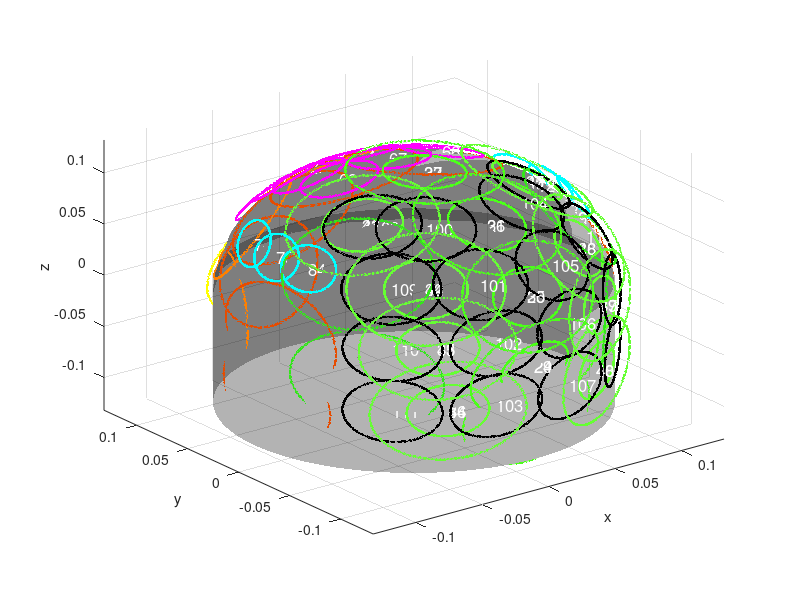

Reproduce this figure in MATLAB.
% create the UNIC 99 coil setup based on Shan's setting

close all
clear all
echo off

% This code generates the B0 maps for a multi-coil array assuming that:
% - each coil is a circular single-loop coil
% - each ring is rotated by ang/2 along z
% - the distance between adjacent coils is the same in each direction
tic
rr = 0.24/2; % radius of each ring (m)
FOV = 0.21; % FOV of the B0 maps to shim (m)
nx0 = 70;
ny0 = nx0;
res = FOV/nx0; % resolution of the B0 maps to shim (m)
nz0 = 40; % number of slices to shim
th = 0.003;
height = 2*rr;
I = 1; % reference current in each coil (A)

range = max(2*rr,FOV);

[x,y,z] = meshgrid(-(range-res)/2:res:(range-res)/2,...
    -(range-res)/2:res:(range-res)/2,-(height-th)/2:th:(height-th)/2);

N9 = 16;
N10 = 0;
N11 = 16;
N12 = 15;
N13 = 4;
N=99 + N9 + N10+ N11 + N12 + N13;
Bz = zeros([size(x,1) size(x,2) size(x,3) N]);
coils = zeros([size(x,1) size(x,2) size(x,3)]);
cordf = zeros(N,3,360);

rr1 = 0.20/2;

% radius of each coil (m)
rc = 0.0475; % bigger one
r_small = 0.025; % smaller one inside the big one 
%% Ellipse, eye loop

uv = [0 1 0];

N1 = 2;

a = 0.06;
b = 0.04;

x1 = a*cos((0:359)*pi/180);
x2 = a*cos((1:360)*pi/180);

y1 = rr*ones(1,size(x1,2))*0.9;
y2 = y1;

z1 = b*sin((0:359)*pi/180);
z2 = b*sin((1:360)*pi/180);

coordi1 = [x1; y1; z1];
coordi2 = [x2; y2; z2];


for jr = 1:N1
    
    c = [0 0 1]'.*rr*0;
    zoffset0 = repmat(c,1,size(coordi1,2));
    
    if jr==1
        angle00z = -22/180*pi;
    else
        angle00z = 22/180*pi;
    end
    
    
    rot3 = [cos(angle00z) -sin(angle00z) 0; sin(angle00z) cos(angle00z) 0; 0 0 1];
    coordi1_2 = rot3*coordi1-zoffset0.*1; coordi2_2 = rot3*coordi2-zoffset0.*1;
    
    
    
    x1f = reshape(coordi1_2(1,:),[1 size(coordi1_2,2)]);
    y1f = reshape(coordi1_2(2,:),[1 size(coordi1_2,2)]);
    z1f = reshape(coordi1_2(3,:),[1 size(coordi1_2,2)]);
    
    x2f = reshape(coordi2_2(1,:),[1 size(coordi1_2,2)]);
    y2f = reshape(coordi2_2(2,:),[1 size(coordi1_2,2)]);
    z2f = reshape(coordi2_2(3,:),[1 size(coordi1_2,2)]);
    
    dlx = x2f-x1f;
    dly = y2f-y1f;
    dlz = z2f-z1f;
    %
%     for k = 1:360
%         rx = x - (x1f(k)+x2f(k))/2;
%         ry = y - (y1f(k)+y2f(k))/2;
%         rz = z - (z1f(k)+z2f(k))/2;
%         r3 = sqrt(rx.^2 + ry.^2 + rz.^2).^3;
%         Bz(:,:,:,jr) = Bz(:,:,:,jr) + ...
%             1e-7*I*(dlx(k)*ry - dly(k)*rx) ./ r3;
%     end
    
    %   figure(100), plot3(x1f,y1f,z1f,'.'), axis([-0.3 0.3 -0.3 0.3 -0.3 0.3]), hold on
    %   plot3(x1,y1,z1,'r.')
    %   set(gcf,'Color',[1 1 1])
    
    cordf(jr,1,:) = x1f;
    cordf(jr,2,:) = y1f;
    cordf(jr,3,:) = z1f;
    
    cordf1(jr,1,:) = x2f;
    cordf1(jr,2,:) = y2f;
    cordf1(jr,3,:) = z2f;
    
end

%% 1 raws
% add smaller one(radius=0.025m) inside the big loop, N2 5 -> 10
N2  = 10;

rr01 = (rr+rr1)/2;
angle1y0  = repmat([0 linspace(40,180-40,N2/2-2) 0]*pi/180, [1,2]);
anglezz = 55;
angle1z0 = repmat([1.15 0.98 0.9 0.98 -1.15].*anglezz*pi/180, [1,2]);
anglexx = -5;
angle1x0 = repmat([0 1 2 1 0].*anglexx*pi/180, [1,2]);

x1 = rc*cos((0:359)*pi/180);
x2 = r_small*cos((0:359)*pi/180);

z1 = rc*sin((0:359)*pi/180);
z2 = r_small*sin((0:359)*pi/180);

for jr = N1+1:N1+N2
    
    y1 = rr01*ones(1,size(x1,2));
    y2 = y1;
    
    index = jr - N1;
    if index <=5
        coordi1 = [x1; y1; z1];
    else 
        coordi1 = [x2; y2; z2];
    end
    angle1z = angle1z0(index);
    angle1y = angle1y0(index);
    angle1x = angle1x0(index);
        
    c = [0 0 1]'.*0.005;
    zoffset0 = repmat(c,1,size(coordi1,2));
    
    if index == 5 || index == 1 || index == 6 || index == 10
        rot3 = [cos(angle1z) -sin(angle1z) 0; sin(angle1z) cos(angle1z) 0; 0 0 1];
        coordi1_2 = rot3*(coordi1-zoffset0);
    else
        
        rot3 = [cos(angle1z) -sin(angle1z) 0; sin(angle1z) cos(angle1z) 0; 0 0 1];
        rot2 = [cos(angle1y) 0 sin(angle1y); 0 1 0;  -sin(angle1y) 0 cos(angle1y)];
        rot1 = [1 0 0;0 cos(angle1x) -sin(angle1x); 0 sin(angle1x) cos(angle1x)];
        coordi1_2 = rot1*rot2*rot3*coordi1;
    end
    coordi1_1 =  coordi1_2;
   
    
    x1f = reshape(coordi1_2(1,:),[1 size(coordi1_1,2)]);
    y1f = reshape(coordi1_2(2,:),[1 size(coordi1_1,2)]);
    z1f = reshape(coordi1_2(3,:),[1 size(coordi1_1,2)]);
    
    cordf(jr,1,:) = x1f;
    cordf(jr,2,:) = y1f;
    cordf(jr,3,:) = z1f;
end

%% 3 rows
% Mona: add two smaller loops
N3  = 10;

rr02 = rr1+(rr-rr1)*0.1;
angle2y0  = [0 linspace(0,180,N3-2) 0].*pi/180;
anglezz = 90;
angle2z0 = [1.05 1.07 0.97 1 1 0.97 -1.07 -1.05].*anglezz*pi/180;
anglexx = -5;
angle2x0 = [0 0.5 2 4 4 2 0.5 0].*anglexx*pi/180;

y1 = rr01*ones(1,size(x1,2));
y2 = y1;
for jr = N1+N2+1:N1+N2+N3
    
    index = jr - (N1+N2);
    if index <= 8
        coordi1 = [x1; y1; z1];
    elseif index == 9
        index = 1;
        coordi1 = [x2; y2; z2];
    elseif index == 10
        index = 8;
        coordi1 = [x2; y2; z2];
    end
    angle2z = angle2z0(index);
    angle2y = angle2y0(index);
    angle2x = angle2x0(index);
    
    rot3 = [cos(angle2z) -sin(angle2z) 0; sin(angle2z) cos(angle2z) 0; 0 0 1];
    rot2 = [cos(angle2y) 0 sin(angle2y); 0 1 0;  -sin(angle2y) 0 cos(angle2y)];
    rot1 = [1 0 0;0 cos(angle2x) -sin(angle2x); 0 sin(angle2x) cos(angle2x)];
    
    c = [0 0 1]'.*0.06;
    zoffset0 = repmat(c,1,size(coordi1,2));
    
    
    if index==1 || index==8
        coordi1_2 = rot3*coordi1-zoffset0;
    elseif index==2 | index==7
        coordi1_2 = rot3*coordi1-zoffset0.*0;      
    else
        coordi1_2 = rot1*rot2*rot3*coordi1;
    end
    coordi1_1 =  coordi1_2;

    x1f = reshape(coordi1_2(1,:),[1 size(coordi1_1,2)]);
    y1f = reshape(coordi1_2(2,:),[1 size(coordi1_1,2)]);
    z1f = reshape(coordi1_2(3,:),[1 size(coordi1_1,2)]);
   
    
    cordf(jr,1,:) = x1f;
    cordf(jr,2,:) = y1f;
    cordf(jr,3,:) = z1f;
    
end

%% 3 raw (Back 180)
% Mona add smaller one(radius=0.025m) inside the big loop, N4 5 -> 10
N4  = 10;

rr03 = rr;
angle3y0  = repmat([0 0 0 0 0].*pi/180, [1,2]);
anglezz = 180;
angle3z0 = repmat([1 1 1 1 1].*anglezz*pi/180, [1,2]);
angle3x0 = repmat([0 linspace(-10,85,N4/2-1)].*pi/180, [1,2]);
x1 = rc*cos((0:359)*pi/180);
z1 = rc*sin((0:359)*pi/180);

x2 = r_small*cos((0:359)*pi/180);
z2 = r_small*sin((0:359)*pi/180);

y1 = rr03*ones(1,size(x1,2));
y2 = y1;
for jr = N1+N2+N3+1:N1+N2+N3+N4
 
    index = jr - (N1 + N2 +N3);
    if index <= 5
        coordi1 = [x1; y1; z1];
    else
        coordi1 = [x2; y2; z2];
    end
    
    angle3z = angle3z0(index);
    angle3x = angle3x0(index);
    angle3y = angle3y0(index);
    
    rot3 = [cos(angle3z) -sin(angle3z) 0; sin(angle3z) cos(angle3z) 0; 0 0 1];
    rot1 = [1 0 0; 0 cos(angle3x) -sin(angle3x); 0 sin(angle3x) cos(angle3x)];

    cz = [0 0 1]'.*0.07;
    cy = [0 1 0]'.*0.01;
    
    zoffset0 = repmat(cz,1,size(coordi1,2));
    yoffset0 = repmat(cy,1,size(coordi1,2));
    
    
    if index == 1 || index == 6
        coordi1_1 = rot3*coordi1-zoffset0.*1+yoffset0;
    else
        coordi1_1 = rot1*coordi1; 
        coordi1_1 = rot3*coordi1_1;     
    end
    
    x1f = reshape(coordi1_1(1,:),[1 size(coordi1_1,2)]);
    y1f = reshape(coordi1_1(2,:),[1 size(coordi1_1,2)]);
    z1f = reshape(coordi1_1(3,:),[1 size(coordi1_1,2)]);
    
    cordf(jr,1,:) = x1f;
    cordf(jr,2,:) = y1f;
    cordf(jr,3,:) = z1f;
    clear rot1 rot2 rot3   
end

%% 4 raw
% Mona: add smaller one(radius=0.025m) inside the big loop, N5 8 -> 16
N5 = 16;

rr04 = rr1+(rr-rr1)*1;
anglezz = 145;
angle4z0 = repmat([0.8 1.01 1.03 1.05 -0.8 -1.01 -1.03 -1.05].*anglezz*pi/180, [1,2]);
angle4x0 = repmat([55 30 5 0 55 30 5 0].*pi/180, [1,2]);

anglexx = 0;
angle4x01 = repmat([anglexx anglexx anglexx anglexx anglexx anglexx anglexx anglexx].*pi/180, [1,2]);

y1 = rr04*ones(1,size(x1,2));
y2 = y1;

for jr = N1+N2+N3+N4+1:N1+N2+N3+N4+N5
    
    index = jr - (N1+N2+N3+N4);
    if index <= 8
        coordi1 = [x1; y1; z1];
    else 
        coordi1 = [x2; y2; z2];
    end
    
    angle4z = angle4z0(index);
    angle4x = angle4x0(index);
    angle4x_1 = angle4x01(index);
    
    rot3 = [cos(angle4z) -sin(angle4z) 0; sin(angle4z) cos(angle4z) 0; 0 0 1];
    rot1 = [1 0 0;0 cos(angle4x) -sin(angle4x); 0 sin(angle4x) cos(angle4x)];
    rot1_1 = [1 0 0;0 cos(angle4x_1) -sin(angle4x_1); 0 sin(angle4x_1) cos(angle4x_1)];
    
    cz = [0 0 1]'.*0.05;
    cy = [0 1 0]'.*0.01;
    zoffset0 = repmat(cz,1,size(coordi1,2));
    yoffset0 = repmat(cy,1,size(coordi1,2));
        
    if index == 4 || index == 8 || index == 12 || index == 16 
        coordi1_1 = rot1*coordi1;
        coordi1_2 = rot1_1*rot3*coordi1_1-zoffset0;
    else
        coordi1_1 = rot1*coordi1;
        coordi1_2 = rot1_1*rot3*coordi1_1;
    end
   
    x1f = reshape(coordi1_2(1,:),[1 size(coordi1_1,2)]);
    y1f = reshape(coordi1_2(2,:),[1 size(coordi1_1,2)]);
    z1f = reshape(coordi1_2(3,:),[1 size(coordi1_1,2)]);

    cordf(jr,1,:) = x1f;
    cordf(jr,2,:) = y1f;
    cordf(jr,3,:) = z1f;

end

%% 5 raw
% Mona add smaller one(radius=0.025m) inside the big loop, N6 4 -> 8
N6 = 8;

rr05 = rr1+(rr-rr1)*0.7;
anglezz = 135;
angle5z0 = repmat([0.95 0.9 -0.95 -0.9].*anglezz*pi/180, [1,2]);
anglexx = 5;
angle5x0 = repmat([-2 35 -2 35].*pi/180, [1,2]);

y1 = rr05*ones(1,size(x1,2));
y2 = y1;

for jr = N1+N2+N3+N4+N5+1:N1+N2+N3+N4+N5+N6
    index = jr - (N1+N2+N3+N4+N5);
    if index <= 4
        coordi1 = [x1; y1; z1];
    else 
        coordi1 = [x2; y2; z2];
    end
    
    angle5z = angle5z0(index);
    angle5x = angle5x0(index);
    
    rot3 = [cos(angle5z) -sin(angle5z) 0; sin(angle5z) cos(angle5z) 0; 0 0 1];
    rot1 = [1 0 0;0 cos(angle5x) -sin(angle5x); 0 sin(angle5x) cos(angle5x)];
       
    cz = [0 0 1]'.*0.02;
    cy = [0 1 0]'.*0.01;
    
    zoffset0 = repmat(cz,1,size(coordi1,2));
    yoffset0 = repmat(cy,1,size(coordi1,2));
    
    if index==1 || index==3 || index==5 || index==7
        coordi1_1 = rot1*coordi1;
        coordi1_2 = rot3*coordi1_1-zoffset0;
    else
        coordi1_1 = rot1*coordi1;
        coordi1_2 = rot3*coordi1_1;
    end
    
    x1f = reshape(coordi1_2(1,:),[1 size(coordi1_1,2)]);
    y1f = reshape(coordi1_2(2,:),[1 size(coordi1_1,2)]);
    z1f = reshape(coordi1_2(3,:),[1 size(coordi1_1,2)]);

    
    cordf(jr,1,:) = x1f;
    cordf(jr,2,:) = y1f;
    cordf(jr,3,:) = z1f;
    
end

%% Modification of forehead
%  Mona: change from 2*4 to 3*4+1

N7 = 13;

% radius of each coil (m)
rc0 = 0.025;


x1 = rc0*cos((0:359)*pi/180);
x2 = rc0*cos((1:360)*pi/180);

y1 = rr*ones(1,size(x1,2));
y2 = y1;

z1 = rc0*sin((0:359)*pi/180);
z2 = rc0*sin((1:360)*pi/180);

coordi1 = [x1; y1; z1];
coordi2 = [x2; y2; z2];

for jr = N1+N2+N3+N4+N5+N6+1:N1+N2+N3+N4+N5+N6+N7
    
    rc  = rc0;
    
    angle01 = atan(rc/rr)*2*0.8;
    angle02 = atan(rc/rr)*4;
    
    % for each ring, generate the B0 map for the first coil
    
    zz = 0.04;
    c = [0 0 1]'.*zz;
    zoffset1 = repmat(c,1,size(coordi1,2));
    
    if jr == N1+N2+N3+N4+N5+N6+1
        angle1 = - angle01;
        angle2 =  angle02*4/6;
        rot1 = [cos(angle1) -sin(angle1) 0; sin(angle1) cos(angle1) 0; 0 0 1];
        rot2 = [1 0 0; 0 cos(angle2) -sin(angle2); 0 sin(angle2) cos(angle2)];
        
        coordi1_1 = rot1*coordi1;
        coordi1_2 = rot2*coordi1_1-zoffset1.*0;
        
    elseif jr == N1+N2+N3+N4+N5+N6+2
        angle1 = 0;
        angle2 =  angle02*4/6;
        rot1 = [cos(angle1) -sin(angle1) 0; sin(angle1) cos(angle1) 0; 0 0 1];
        rot2 = [1 0 0; 0 cos(angle2) -sin(angle2); 0 sin(angle2) cos(angle2)];
        
        coordi1_1 = rot1*coordi1;
        coordi1_2 = rot2*coordi1_1-zoffset1.*0;
        
    elseif jr == N1+N2+N3+N4+N5+N6+3
        angle1 = angle01;
        angle2 =  angle02*4/6;
        rot1 = [cos(angle1) -sin(angle1) 0; sin(angle1) cos(angle1) 0; 0 0 1];
        rot2 = [1 0 0; 0 cos(angle2) -sin(angle2); 0 sin(angle2) cos(angle2)];
        
        coordi1_1 = rot1*coordi1;
        coordi1_2 = rot2*coordi1_1-zoffset1.*0;
        
    elseif jr == N1+N2+N3+N4+N5+N6+4
        angle1 = - angle01;
        angle2 =  angle02*6/6;
        rot1 = [cos(angle1) -sin(angle1) 0; sin(angle1) cos(angle1) 0; 0 0 1];
        rot2 = [1 0 0; 0 cos(angle2) -sin(angle2); 0 sin(angle2) cos(angle2)];
        
        coordi1_1 = rot1*coordi1;
        coordi1_2 = rot2*coordi1_1-zoffset1.*0;
        
    elseif jr == N1+N2+N3+N4+N5+N6+5
        angle1 = 0;
        angle2 =  angle02*6/6;
        rot1 = [cos(angle1) -sin(angle1) 0; sin(angle1) cos(angle1) 0; 0 0 1];
        rot2 = [1 0 0; 0 cos(angle2) -sin(angle2); 0 sin(angle2) cos(angle2)];
        
        coordi1_1 = rot1*coordi1;
        coordi1_2 = rot2*coordi1_1-zoffset1.*0;
        
    elseif jr == N1+N2+N3+N4+N5+N6+6
        angle1 = angle01;
        angle2 =  angle02*6/6;
        rot1 = [cos(angle1) -sin(angle1) 0; sin(angle1) cos(angle1) 0; 0 0 1];
        rot2 = [1 0 0; 0 cos(angle2) -sin(angle2); 0 sin(angle2) cos(angle2)];
        
        coordi1_1 = rot1*coordi1;
        coordi1_2 = rot2*coordi1_1-zoffset1.*0;
   
    elseif jr == N1+N2+N3+N4+N5+N6+7
        angle1 = - angle01;
        angle2 =  angle02*8/6;
        rot1 = [cos(angle1) -sin(angle1) 0; sin(angle1) cos(angle1) 0; 0 0 1];
        rot2 = [1 0 0; 0 cos(angle2) -sin(angle2); 0 sin(angle2) cos(angle2)];
        
        coordi1_1 = rot1*coordi1;
        coordi1_2 = rot2*coordi1_1-zoffset1.*0;
        
    elseif jr == N1+N2+N3+N4+N5+N6+8
        angle1 = 0;
        angle2 =  angle02*8/6;
        rot1 = [cos(angle1) -sin(angle1) 0; sin(angle1) cos(angle1) 0; 0 0 1];
        rot2 = [1 0 0; 0 cos(angle2) -sin(angle2); 0 sin(angle2) cos(angle2)];
        
        coordi1_1 = rot1*coordi1;
        coordi1_2 = rot2*coordi1_1-zoffset1.*0;
        
    elseif jr == N1+N2+N3+N4+N5+N6+9
        angle1 = angle01;
        angle2 =  angle02*8/6;
        rot1 = [cos(angle1) -sin(angle1) 0; sin(angle1) cos(angle1) 0; 0 0 1];
        rot2 = [1 0 0; 0 cos(angle2) -sin(angle2); 0 sin(angle2) cos(angle2)];
        
        coordi1_1 = rot1*coordi1;
        coordi1_2 = rot2*coordi1_1-zoffset1.*0;
        
        
    elseif jr == N1+N2+N3+N4+N5+N6+10
        angle1 = - angle01;
        angle2 =  angle02*10/6;
        rot1 = [cos(angle1) -sin(angle1) 0; sin(angle1) cos(angle1) 0; 0 0 1];
        rot2 = [1 0 0; 0 cos(angle2) -sin(angle2); 0 sin(angle2) cos(angle2)];
        
        coordi1_1 = rot1*coordi1;
        coordi1_2 = rot2*coordi1_1-zoffset1.*0;
        
    elseif jr == N1+N2+N3+N4+N5+N6+11
        angle1 = 0;
        angle2 =  angle02*10/6;
        rot1 = [cos(angle1) -sin(angle1) 0; sin(angle1) cos(angle1) 0; 0 0 1];
        rot2 = [1 0 0; 0 cos(angle2) -sin(angle2); 0 sin(angle2) cos(angle2)];
        
        coordi1_1 = rot1*coordi1;
        coordi1_2 = rot2*coordi1_1-zoffset1.*0;
        
    elseif jr == N1+N2+N3+N4+N5+N6+12
        angle1 = angle01;
        angle2 =  angle02*10/6;
        rot1 = [cos(angle1) -sin(angle1) 0; sin(angle1) cos(angle1) 0; 0 0 1];
        rot2 = [1 0 0; 0 cos(angle2) -sin(angle2); 0 sin(angle2) cos(angle2)];
        
        coordi1_1 = rot1*coordi1;
        coordi1_2 = rot2*coordi1_1-zoffset1.*0;
        
    elseif jr == N1+N2+N3+N4+N5+N6+13
        angle1 = 0;
        angle2 =  angle02*3/6;
        rot1 = [cos(angle1) -sin(angle1) 0; sin(angle1) cos(angle1) 0; 0 0 1];
        rot2 = [1 0 0; 0 cos(angle2) -sin(angle2); 0 sin(angle2) cos(angle2)];
        
        coordi1_1 = rot1*coordi1;
        coordi1_2 = rot2*coordi1_1-zoffset1.*0;
    end   
        
    
    
    
    x1f = reshape(coordi1_2(1,:),[1 size(coordi1_1,2)]);
    y1f = reshape(coordi1_2(2,:),[1 size(coordi1_1,2)]);
    z1f = reshape(coordi1_2(3,:),[1 size(coordi1_1,2)]);
    
    cordf(jr,1,:) = x1f;
    cordf(jr,2,:) = y1f;
    cordf(jr,3,:) = z1f;
    
end


%% Modification Side 4cm
% Mona: change from one size 2*4 to 3*5
% original N7 = 16, now N7 = 30

N8 = 30;

rcc = 0.02;
x1 = rcc*cos((0:359)*pi/180);
x2 = rcc*cos((1:360)*pi/180);

rrs = 0.11;

y1 = rrs*ones(1,size(x1,2));
y2 = y1;

z1 = rcc*sin((0:359)*pi/180);
z2 = rcc*sin((1:360)*pi/180);

coordi1 = [x1; y1; z1];
coordi2 = [x2; y2; z2];

for jr = N1+N2+N3+N4+N5+N6+N7+1:N1+N2+N3+N4+N5+N6+N7+N8
    
    angle0001 = 75;
    angle0002 = 90;
    angle0003 = 105;
    
    angle01 = [angle0001 angle0001 angle0001 angle0001 angle0001...
        angle0002 angle0002 angle0002 angle0002 angle0002...
        angle0003 angle0003 angle0003 angle0003 angle0003...
        -angle0001 -angle0001 -angle0001 -angle0001 -angle0001...
        -angle0002 -angle0002 -angle0002 -angle0002 -angle0002...
        -angle0003 -angle0003 -angle0003 -angle0003 -angle0003]*pi/180;
    angle02 = 20/180*pi;
    
    z_factor1 = 0.9;
    z_factor2 = 0.3;
    z_factor3 = 0.7;
    
    c = [0 0 1]'.*0.05;
    zoffset0 = repmat(c,1,size(coordi1,2));
    z_factor = [-1 -0.4 0.2 0 0.6];
    nnn = N1+N2+N3+N4+N5+N6+N7;
    index = jr - nnn;
    rot2 = [1 0 0 ; 0 cos(angle02) -sin(angle02); 0 sin(angle02) cos(angle02)];
    
  
    if mod(index,5) == 0
        angle1 = angle01(index);
        rot1 = [cos(angle1) -sin(angle1) 0; sin(angle1) cos(angle1) 0; 0 0 1];
        coordi1_1 = rot1*rot2*coordi1;
        coordi1_2 = coordi1_1+zoffset0.*z_factor(5);
        
    elseif mod(index,5) == 1
        angle1 = angle01(index);
        rot1 = [cos(angle1) -sin(angle1) 0; sin(angle1) cos(angle1) 0; 0 0 1];
        coordi1_1 = rot1*coordi1; 
        coordi1_2 = coordi1_1+zoffset0.*z_factor(1);
        
    elseif mod(index,5) == 2
        angle1 = angle01(index);
        rot1 = [cos(angle1) -sin(angle1) 0; sin(angle1) cos(angle1) 0; 0 0 1];
        coordi1_1 = rot1*coordi1;
        coordi1_2 = coordi1_1+zoffset0.*z_factor(2);
        
    elseif mod(index,5) == 3
        angle1 = angle01(index);
        rot1 = [cos(angle1) -sin(angle1) 0; sin(angle1) cos(angle1) 0; 0 0 1];
        coordi1_1 = rot1*coordi1;
        coordi1_2 = coordi1_1+zoffset0.*z_factor(3);
        
    elseif mod(index,5) == 4
        angle1 = angle01(index);
        rot1 = [cos(angle1) -sin(angle1) 0; sin(angle1) cos(angle1) 0; 0 0 1];
        coordi1_1 = rot1*rot2*coordi1;
        coordi1_2 = coordi1_1+zoffset0.*z_factor(4);
    end
    
    
    
    x1f = reshape(coordi1_2(1,:),[1 size(coordi1_1,2)]);
    y1f = reshape(coordi1_2(2,:),[1 size(coordi1_1,2)]);
    z1f = reshape(coordi1_2(3,:),[1 size(coordi1_1,2)]);
    
    cordf(jr,1,:) = x1f;
    cordf(jr,2,:) = y1f;
    cordf(jr,3,:) = z1f;

end

%% N9
% Mona: add evenly distributed 6cm loops between two 4.5cm loops in back
% head
N9 = 16;
r6 = 0.03;
x1 = r6*cos((0:359)*pi/180);
z1 = r6*sin((0:359)*pi/180);
rr04 = rr1+(rr-rr1)*1;
anglezz = 165;
anglezzz = 135;
angle4z0 = [[0.9 1 1.01 1.01 -0.9 -1 -1.01 -1.01].*anglezz*pi/180, [0.9 1 1.01 1.01 -0.9 -1 -1.01 -1.01].*anglezzz*pi/180];
angle4x0 = repmat([55 30 5 0 55 30 5 0].*pi/180, [1,2]);

anglexx = 0;
angle4x01 = repmat([anglexx anglexx anglexx anglexx anglexx anglexx anglexx anglexx].*pi/180, [1,2]);

y1 = rr03*ones(1,size(x1,2));
y2 = y1;

for jr = N1+N2+N3+N4+N5+N6+N7+N8+1:N1+N2+N3+N4+N5+N6+N7+N8+N9
    index = jr - (N1+N2+N3+N4+N5+N6+N7+N8);
    coordi1 = [x1; y1; z1];
    
    angle4z = angle4z0(index);
    angle4x = angle4x0(index);
    angle4x_1 = angle4x01(index);
    
    rot3 = [cos(angle4z) -sin(angle4z) 0; sin(angle4z) cos(angle4z) 0; 0 0 1];
    rot1 = [1 0 0;0 cos(angle4x) -sin(angle4x); 0 sin(angle4x) cos(angle4x)];
    rot1_1 = [1 0 0;0 cos(angle4x_1) -sin(angle4x_1); 0 sin(angle4x_1) cos(angle4x_1)];
    
    cz = [0 0 1]'.*0.05;
    cy = [0 1 0]'.*0.01;
    zoffset0 = repmat(cz,1,size(coordi1,2));
    yoffset0 = repmat(cy,1,size(coordi1,2));
        
    if index == 4 || index == 8 || index == 12 || index == 16
        coordi1_1 = rot1*coordi1;
        coordi1_2 = rot1_1*rot3*coordi1_1-zoffset0;
    else
        coordi1_1 = rot1*coordi1;
        coordi1_2 = rot1_1*rot3*coordi1_1;
    end
    
    x1f = reshape(coordi1_2(1,:),[1 size(coordi1_1,2)]);
    y1f = reshape(coordi1_2(2,:),[1 size(coordi1_1,2)]);
    z1f = reshape(coordi1_2(3,:),[1 size(coordi1_1,2)]);

    
    cordf(jr,1,:) = x1f;
    cordf(jr,2,:) = y1f;
    cordf(jr,3,:) = z1f;
    
end

%% N10 
% Mona: add evenly distributed 6cm loops to forehead and size(corespondong
% to N2)
% N10 = 7;
% rr01 = (rr+rr1)/2;
% angle1y0  = [0 linspace(30,180-30,7-2) 0]*pi/180;
% anglezz = 65;
% angle1z0 = [1.15 1.12 0.98 0.9 0.98 1.12 -1.15].*anglezz*pi/180;
% anglexx = -5;
% angle1x0 = [0 1 2 3 2 1 0].*anglexx*pi/180;
% 
% x1 = r6*cos((0:359)*pi/180);
% z1 = r6*sin((0:359)*pi/180);
% 
% for jr = N1+N2+N3+N4+N5+N6+N7+N8+N9+1:N1+N2+N3+N4+N5+N6+N7+N8+N9+N10
%     
%     y1 = rr01*ones(1,size(x1,2));
%     y2 = y1;
%     
%     index = jr - (N1+N2+N3+N4+N5+N6+N7+N8+N9);
% 
%     coordi1 = [x1; y1; z1];
% 
%     angle1z = angle1z0(index);
%     angle1y = angle1y0(index);
%     angle1x = angle1x0(index);
%         
%     c = [0 0 1]'.*0.005;
%     zoffset0 = repmat(c,1,size(coordi1,2));
%     
%     if index == 7 || index == 1
%         rot3 = [cos(angle1z) -sin(angle1z) 0; sin(angle1z) cos(angle1z) 0; 0 0 1];
%         coordi1_2 = rot3*(coordi1-zoffset0);
%     else
%         
%         rot3 = [cos(angle1z) -sin(angle1z) 0; sin(angle1z) cos(angle1z) 0; 0 0 1];
%         rot2 = [cos(angle1y) 0 sin(angle1y); 0 1 0;  -sin(angle1y) 0 cos(angle1y)];
%         rot1 = [1 0 0;0 cos(angle1x) -sin(angle1x); 0 sin(angle1x) cos(angle1x)];
%         coordi1_2 = rot1*rot2*rot3*coordi1;
%     end
%     coordi1_1 =  coordi1_2;
%    
%     
%     x1f = reshape(coordi1_2(1,:),[1 size(coordi1_1,2)]);
%     y1f = reshape(coordi1_2(2,:),[1 size(coordi1_1,2)]);
%     z1f = reshape(coordi1_2(3,:),[1 size(coordi1_1,2)]);
%     
%     cordf(jr,1,:) = x1f;
%     cordf(jr,2,:) = y1f;
%     cordf(jr,3,:) = z1f;
% end

%% N11 
% Mona 6cm loops near the ear
N11 = 16;
x1 = r6*cos((0:359)*pi/180);

rrs = 0.11;

y1 = rrs*ones(1,size(x1,2));
z1 = r6*sin((0:359)*pi/180);

coordi1 = [x1; y1; z1];

for jr = N1+N2+N3+N4+N5+N6+N7+N8+N9+N10+1:N1+N2+N3+N4+N5+N6+N7+N8+N9+N10+N11
    
    angle0001 = 66;
    angle0002 = 90;
    angle0003 = 110;
    
    angle01 = [angle0001 angle0001 angle0001 angle0001 ...
        angle0003 angle0003 angle0003 angle0003...
        -angle0001 -angle0001 -angle0001 -angle0001...
        -angle0003 -angle0003 -angle0003 -angle0003]*pi/180;
    angle02 = 20/180*pi;
    
    z_factor1 = 0.9;
    z_factor2 = 0.3;
    z_factor3 = 0.7;
    
    c = [0 0 1]'.*0.05;
    zoffset0 = repmat(c,1,size(coordi1,2));
    z_factor = [-1.5 -0.8 0 0];

    index = jr - (N1+N2+N3+N4+N5+N6+N7+N8+N9+N10);
    rot2 = [1 0 0 ; 0 cos(angle02) -sin(angle02); 0 sin(angle02) cos(angle02)];
    
  
    if mod(index,4) == 0
        angle1 = angle01(index);
        rot1 = [cos(angle1) -sin(angle1) 0; sin(angle1) cos(angle1) 0; 0 0 1];
        coordi1_1 = rot1*rot2*coordi1;
        coordi1_2 = coordi1_1+zoffset0.*z_factor(4);
        
    elseif mod(index,4) == 1
        angle1 = angle01(index);
        rot1 = [cos(angle1) -sin(angle1) 0; sin(angle1) cos(angle1) 0; 0 0 1];
        coordi1_1 = rot1*coordi1; 
        coordi1_2 = coordi1_1+zoffset0.*z_factor(1);
        
    elseif mod(index,4) == 2
        angle1 = angle01(index);
        rot1 = [cos(angle1) -sin(angle1) 0; sin(angle1) cos(angle1) 0; 0 0 1];
        coordi1_1 = rot1*coordi1;
        coordi1_2 = coordi1_1+zoffset0.*z_factor(2);
        
    elseif mod(index,4) == 3
        angle1 = angle01(index);
        rot1 = [cos(angle1) -sin(angle1) 0; sin(angle1) cos(angle1) 0; 0 0 1];
        coordi1_1 = rot1*coordi1;
        coordi1_2 = coordi1_1+zoffset0.*z_factor(3);
    end
    
    
    
    x1f = reshape(coordi1_2(1,:),[1 size(coordi1_1,2)]);
    y1f = reshape(coordi1_2(2,:),[1 size(coordi1_1,2)]);
    z1f = reshape(coordi1_2(3,:),[1 size(coordi1_1,2)]);
    
    cordf(jr,1,:) = x1f;
    cordf(jr,2,:) = y1f;
    cordf(jr,3,:) = z1f;

end

%% N12 
% Mona: add evenly distributed 6cm loops to forehead and size(corespondong
% to N2)
N12 = 15;
rr01 = (rr+rr1)/2;
angle1y0  = repmat([40 linspace(60,180-60,5-2) -40]*pi/180, [1 3]);
anglezz1 = 50;
anglezz2 = 80;
anglezz3 = 100;
angle1z0 = [[1.1 0.95 0.9 0.95 -1.1].*anglezz1*pi/180, [1.1 0.95 0.9 0.95 -1.1].*anglezz2*pi/180, [1.1 0.95 0.9 0.95 -1.1].*anglezz3*pi/180];
anglexx = -5;
angle1x0 = repmat([1 2 3 2 1].*anglexx*pi/180, [1 3]);

x1 = r6*cos((0:359)*pi/180);
z1 = r6*sin((0:359)*pi/180);

for jr = N1+N2+N3+N4+N5+N6+N7+N8+N9+N10+N11+1:N1+N2+N3+N4+N5+N6+N7+N8+N9+N10+N11+N12
    
    y1 = rr01*ones(1,size(x1,2));
    y2 = y1;
    
    index = jr - (N1+N2+N3+N4+N5+N6+N7+N8+N9+N10+N11);

    coordi1 = [x1; y1; z1];

    angle1z = angle1z0(index);
    angle1y = angle1y0(index);
    angle1x = angle1x0(index);
        
    c = [0 0 1]'.*0.005;
    zoffset0 = repmat(c,1,size(coordi1,2));
    

    rot3 = [cos(angle1z) -sin(angle1z) 0; sin(angle1z) cos(angle1z) 0; 0 0 1];
    rot2 = [cos(angle1y) 0 sin(angle1y); 0 1 0;  -sin(angle1y) 0 cos(angle1y)];
    rot1 = [1 0 0;0 cos(angle1x) -sin(angle1x); 0 sin(angle1x) cos(angle1x)];
    coordi1_2 = rot1*rot2*rot3*coordi1;

    coordi1_1 =  coordi1_2;
   
    
    x1f = reshape(coordi1_2(1,:),[1 size(coordi1_1,2)]);
    y1f = reshape(coordi1_2(2,:),[1 size(coordi1_1,2)]);
    z1f = reshape(coordi1_2(3,:),[1 size(coordi1_1,2)]);
    
    cordf(jr,1,:) = x1f;
    cordf(jr,2,:) = y1f;
    cordf(jr,3,:) = z1f;
end

%% N13 
% Mona: add 6cm loops on the top of head
% to N2)
N13 = 4;
rr01 = (rr+rr1)/2;
angle1y0  = [[linspace(60,180-60,5-2)]*pi/180, pi/2];
anglezz1 = 110;
angle1z0 = [[0.95 0.9 0.95].*anglezz1*pi/180, 0.9*120*pi/180];
anglexx = -5;
angle1x0 = [0 0 0 0].*anglexx*pi/180;

x1 = r6*cos((0:359)*pi/180);
z1 = r6*sin((0:359)*pi/180);

for jr = N1+N2+N3+N4+N5+N6+N7+N8+N9+N10+N11+N12+1:N1+N2+N3+N4+N5+N6+N7+N8+N9+N10+N11+N12+N13
    
    y1 = rr01*ones(1,size(x1,2));
    y2 = y1;
    
    index = jr - (N1+N2+N3+N4+N5+N6+N7+N8+N9+N10+N11+N12);

    coordi1 = [x1; y1; z1];

    angle1z = angle1z0(index);
    angle1y = angle1y0(index);
    angle1x = angle1x0(index);
        
    c = [0 0 1]'.*0.005;
    zoffset0 = repmat(c,1,size(coordi1,2));
    

    rot3 = [cos(angle1z) -sin(angle1z) 0; sin(angle1z) cos(angle1z) 0; 0 0 1];
    rot2 = [cos(angle1y) 0 sin(angle1y); 0 1 0;  -sin(angle1y) 0 cos(angle1y)];
    rot1 = [1 0 0;0 cos(angle1x) -sin(angle1x); 0 sin(angle1x) cos(angle1x)];
    coordi1_2 = rot1*rot2*rot3*coordi1;

    coordi1_1 =  coordi1_2;
   
    
    x1f = reshape(coordi1_2(1,:),[1 size(coordi1_1,2)]);
    y1f = reshape(coordi1_2(2,:),[1 size(coordi1_1,2)]);
    z1f = reshape(coordi1_2(3,:),[1 size(coordi1_1,2)]);
    
    cordf(jr,1,:) = x1f;
    cordf(jr,2,:) = y1f;
    cordf(jr,3,:) = z1f;
end
%% Up

[nx ny nz nc]= size(Bz);
nxi = round(nx/2)-round(nx0/2); nxf = round(nx/2)+round(nx0/2)-1;
nyi = round(ny/2)-round(ny0/2); nyf = round(ny/2)+round(ny0/2)-1;
nzi = round(nz/2)-round(nz0/2); nzf = round(nz/2)+round(nz0/2)-1;

rhh = -0.03;
offsetz = round(rhh/th)-1;

rhy = 0.015;
offsety =  round(rhy/res)-1;

% check with figure (13) and figure (14)
Bz_f = Bz(nxi-offsety:nxf-offsety,nyi:nyf,nzi-offsetz:nzf-offsetz,1:N);
%%
figure(100)

R = rr;
[X,Y,Z] = cylinder(R,100);
Z = (Z - 1)*height/2+0.01;
test1 = surf(X,Y,Z,'EdgeColor','none','LineStyle','none','FaceLighting','phong');
set(test1,'FaceColor',[0 0 0],'FaceAlpha',0.3)
hold on

R1=rr;
[X1,Y1,Z1] = sphere;
Z1(Z1<-0.001) = NaN;
X1 = X1*R1; Y1 = Y1*R1; Z1 = Z1*R1;
% Z1(Z1> rh) = NaN;
test11 = surf(X1,Y1,Z1,'EdgeColor','none','LineStyle','none','FaceLighting','phong');
set(test11 ,'FaceColor',[0 0 0],'FaceAlpha',0.3)
hold on

for k = 1:N
% for k = 147:150
    
    if k < N1+1
        color1 = [1 1 0];
    elseif k < N1+N2+1
        color1 = [1 0.5 0];
    elseif k < N1+N2+N3+1
        color1 = [0.9 0.3 0];
    elseif k < N1+N2+N3+N4+1
        color1 = [0.3 1 0.1];
    elseif k < N1+N2+N3+N4+N5+1
        color1 = [0.4 1 0.2];
    elseif k < N1+N2+N3+N4+N5+N6+1
        color1 = [0.2 0.9 0.1];
    elseif k < N1+N2+N3+N4+N5+N6+N7+1
        color1 = [1 0 1];
    elseif k < N1+N2+N3+N4+N5+N6+N7+N8+1
        color1 = [0 1 1];
    else
        color1 = [0 0 0];
    end
    
    xx1f = reshape(cordf(k,1,:),[1 360]);
    yy1f = reshape(cordf(k,2,:),[1 360]);
    zz1f = reshape(cordf(k,3,:),[1 360]);
    
    plot3(xx1f,yy1f,zz1f,'.-','Color',color1), axis([-range*1.1/2 range*1.1/2 -range*1.1/2 range*1.1/2 -range*1.1/2 range*1.1/2]), hold on
%     
%         plot3(xx1f,yy1f,zz1f,'.-'), axis([-range*1.1/2 range*1.1/2 -range*1.1/2 range*1.1/2 -range*1.1/2 range*1.1/2]), hold on
    xlabel x 
    ylabel y 
    zlabel z 
end
hold on 

cordf_center = mean(cordf,3);
for p =1:size(cordf_center,1)
    xc = cordf_center(p,1);
    yc = cordf_center(p,2);
    zc = cordf_center(p,3);
    
    text(xc,yc,zc,num2str(p),'FontSize',12,'Color',[1 1 1])
end

grid on
set(gcf,'Color',[1 1 1])
toc
%%

toc

% save('Bz.mat','Bz')
% % save('Bz_f.mat','Bz_f')
% save('cordf.mat','cordf')

%% (2) 6cm frontal part, 8 of them
%
% x11 = rr/res.*cos((0:359)*pi/180)+round(nx/2);
% y11 = rr/res.*sin((0:359)*pi/180)+round(nx/2);
% 
% % save(strcat('Bz_rc',num2str(rc*1000),'_rr',num2str(rr*1000)),'Bz');
% m = 40; % upper & lower limits for the B0 maps (Hz)
% figure(11);
% for jr = 1:N
%     subplot(4,8,jr)
%     imshow(Bz(:,:,round(0.5*(height/th)),jr)*42.57e6,[-m m]),  colormap jet
%     hold on
%     plot(x11,y11,':','Color',[0.5 0 0.9],'LineWidth',1.2)
% %     set(f ,'FaceColor',[0 0 0],'FaceAlpha',0.4,'edgealpha',0.4)
% %         mesh(x11,y11)
% end
% set(gcf,'color',[1 1 1])

